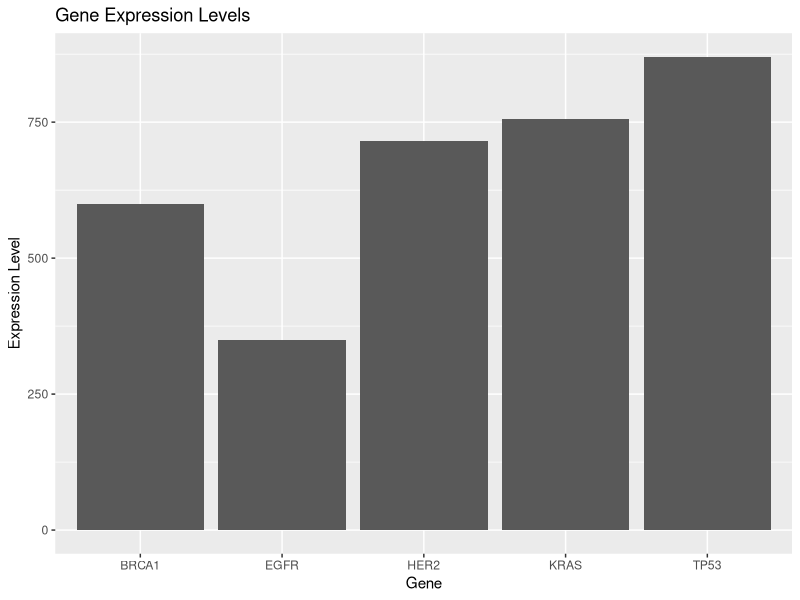
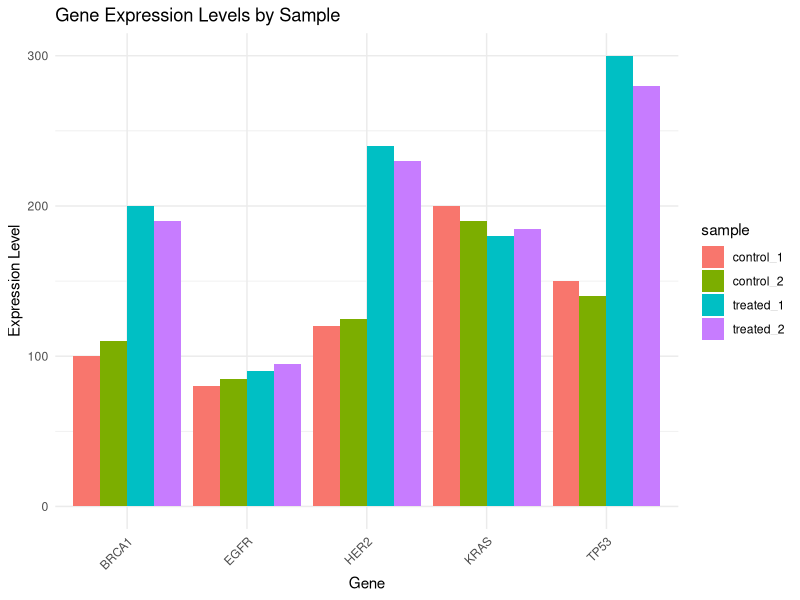
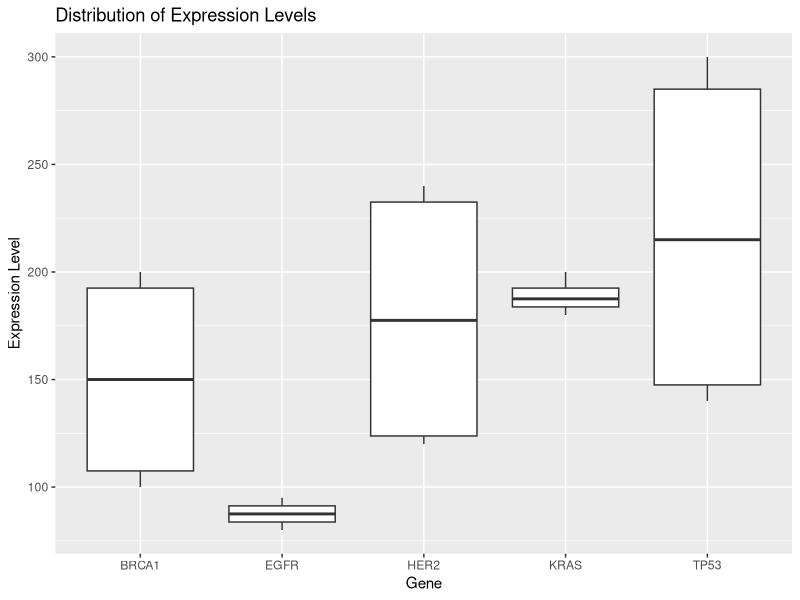
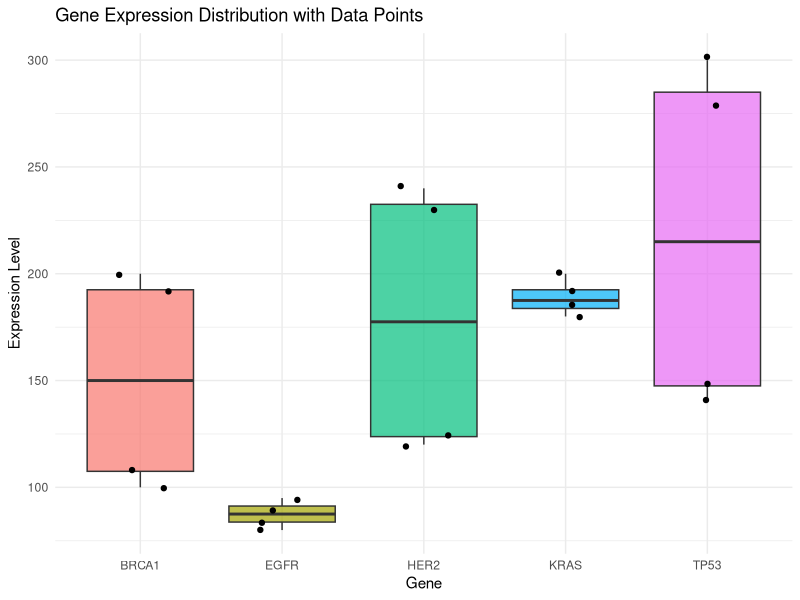
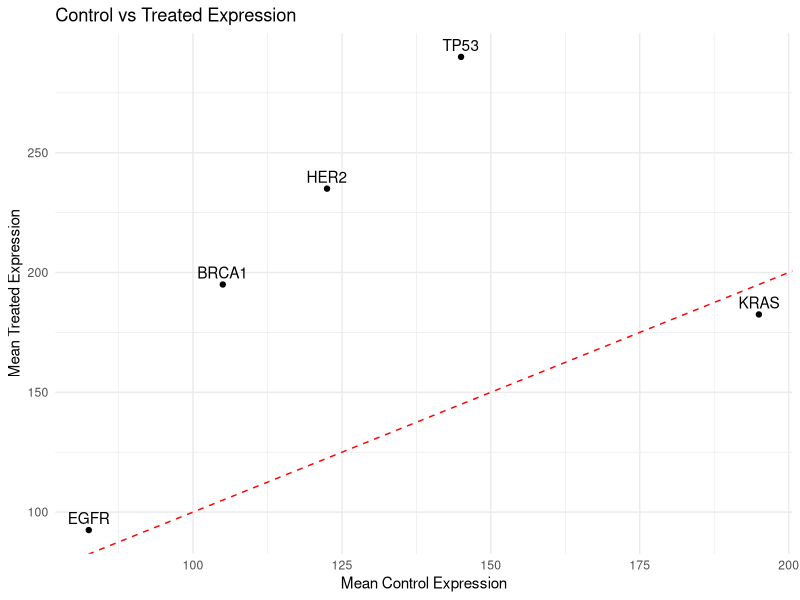
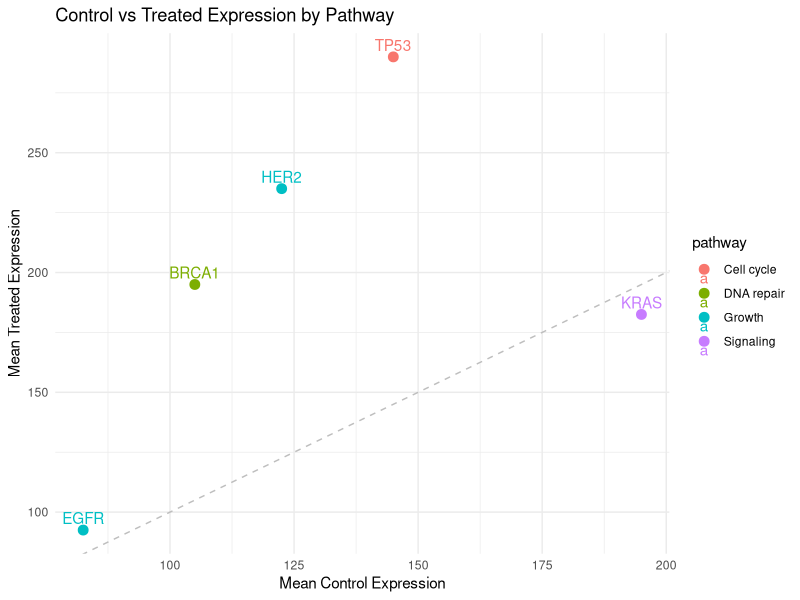
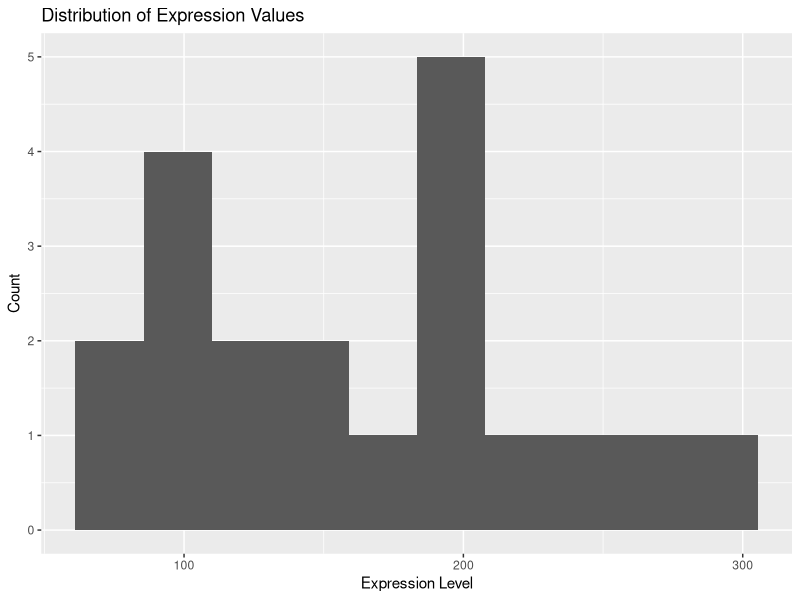
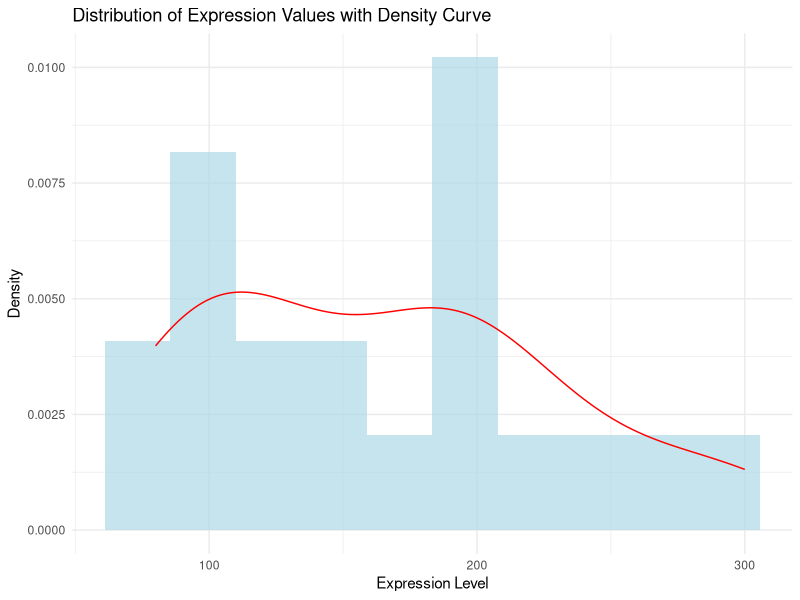

Generate these figures, in order, with R:
## ---- chunk 1
knitr::opts_chunk$set(echo = TRUE)
## ---- chunk 2
# Load required packages
library(tidyverse)  # includes ggplot2
library(viridis)    # for color-blind friendly palettes

# Create our sample gene expression dataset (from previous lesson)
gene_data <- tibble(
  gene_id = c("BRCA1", "TP53", "EGFR", "KRAS", "HER2"),
  control_1 = c(100, 150, 80, 200, 120),
  control_2 = c(110, 140, 85, 190, 125),
  treated_1 = c(200, 300, 90, 180, 240),
  treated_2 = c(190, 280, 95, 185, 230),
  chromosome = c("17", "17", "7", "12", "17"),
  pathway = c("DNA repair", "Cell cycle", "Growth", "Signaling", "Growth")
)

# Convert to long format for plotting
gene_data_long <- gene_data %>%
  pivot_longer(
    cols = c(control_1, control_2, treated_1, treated_2),
    names_to = "sample",
    values_to = "expression"
  )
## ---- chunk 3
# Basic bar plot
ggplot(gene_data_long, aes(x = gene_id, y = expression)) +
  geom_bar(stat = "identity") +
  labs(title = "Gene Expression Levels",
       x = "Gene",
       y = "Expression Level")

# Grouped bar plot
ggplot(gene_data_long, aes(x = gene_id, y = expression, fill = sample)) +
  geom_bar(stat = "identity", position = "dodge") +
  labs(title = "Gene Expression Levels by Sample",
       x = "Gene",
       y = "Expression Level") +
  theme_minimal() +
  theme(axis.text.x = element_text(angle = 45, hjust = 1))  # Rotate x-axis labels
## ---- chunk 4
# Calculate some summary statistics
gene_summary <- gene_data_long %>%
  group_by(gene_id) %>%
  summarise(
    mean_expr = mean(expression),
    sd_expr = sd(expression),
    sem_expr = sd(expression) / sqrt(n())  # Standard Error of Mean
  )

# Basic box plot
ggplot(gene_data_long, aes(x = gene_id, y = expression)) +
  geom_boxplot() +
  labs(title = "Distribution of Expression Levels",
       x = "Gene",
       y = "Expression Level")

# Box plot with individual points and error bars
ggplot(gene_data_long, aes(x = gene_id, y = expression, fill = gene_id)) +
  geom_boxplot(alpha = 0.7) +  # Alpha controls transparency
  geom_point(position = position_jitter(width = 0.2)) +  # Add individual points
  labs(title = "Gene Expression Distribution with Data Points",
       x = "Gene",
       y = "Expression Level") +
  theme_minimal() +
  theme(legend.position = "none")  # Remove legend

# Understanding the Box Plot Elements:
# - Box: Shows the Interquartile Range (IQR) - middle 50% of data
# - Line in box: Median
# - Whiskers: Extend to most extreme points within 1.5 * IQR
# - Points beyond whiskers: Potential outliers
## ---- chunk 5
# Calculate mean expression for control and treated conditions
expression_means <- gene_data %>%
  mutate(
    mean_control = (control_1 + control_2) / 2,
    mean_treated = (treated_1 + treated_2) / 2
  )

# Basic scatter plot
ggplot(expression_means, 
       aes(x = mean_control, y = mean_treated, label = gene_id)) +
  geom_point() +
  geom_text(vjust = -0.5) +  # Add labels above points
  geom_abline(intercept = 0, slope = 1, linetype = "dashed", color = "red") +  # Add y=x line
  labs(title = "Control vs Treated Expression",
       x = "Mean Control Expression",
       y = "Mean Treated Expression") +
  theme_minimal()

# Scatter plot with additional information
ggplot(expression_means, 
       aes(x = mean_control, y = mean_treated, 
           color = pathway, label = gene_id)) +
  geom_point(size = 3) +
  geom_text(vjust = -0.5) +
  geom_abline(intercept = 0, slope = 1, linetype = "dashed", color = "gray") +
  labs(title = "Control vs Treated Expression by Pathway",
       x = "Mean Control Expression",
       y = "Mean Treated Expression") +
  theme_minimal()
## ---- chunk 6
# Basic histogram
ggplot(gene_data_long, aes(x = expression)) +
  geom_histogram(bins = 10) +
  labs(title = "Distribution of Expression Values",
       x = "Expression Level",
       y = "Count")

# Histogram with density curve
ggplot(gene_data_long, aes(x = expression)) +
  geom_histogram(aes(y = ..density..), bins = 10, fill = "lightblue", alpha = 0.7) +
  geom_density(color = "red") +
  labs(title = "Distribution of Expression Values with Density Curve",
       x = "Expression Level",
       y = "Density") +
  theme_minimal()

# Faceted histogram by sample type
ggplot(gene_data_long, aes(x = expression, fill = sample)) +
  geom_histogram(bins = 10, alpha = 0.7, position = "identity") +
  facet_wrap(~sample) +
  labs(title = "Expression Distribution by Sample",
       x = "Expression Level",
       y = "Count") +
  theme_minimal()
## ---- chunk 7
# Prepare data for heatmap
heatmap_data <- gene_data %>%
  select(gene_id, control_1, control_2, treated_1, treated_2) %>%
  pivot_longer(
    cols = -gene_id,
    names_to = "sample",
    values_to = "expression"
  )

# Create heatmap
ggplot(heatmap_data, aes(x = sample, y = gene_id, fill = expression)) +
  geom_tile() +
  scale_fill_viridis() +  # Color-blind friendly palette
  labs(title = "Gene Expression Heatmap",
       x = "Sample",
       y = "Gene",
       fill = "Expression") +
  theme_minimal() +
  theme(axis.text.x = element_text(angle = 45, hjust = 1))

# Heatmap with centered and scaled values
heatmap_data_scaled <- heatmap_data %>%
  group_by(gene_id) %>%
  mutate(scaled_expression = scale(expression)[,1]) %>%
  ungroup()

ggplot(heatmap_data_scaled, 
       aes(x = sample, y = gene_id, fill = scaled_expression)) +
  geom_tile() +
  scale_fill_viridis(option = "magma") +
  labs(title = "Gene Expression Heatmap (Scaled)",
       x = "Sample",
       y = "Gene",
       fill = "Z-score") +
  theme_minimal() +
  theme(axis.text.x = element_text(angle = 45, hjust = 1))
## ---- chunk 8
# Example of a highly customized plot
ggplot(gene_data_long, aes(x = gene_id, y = expression, fill = sample)) +
  geom_boxplot(alpha = 0.7) +
  geom_point(position = position_jitterdodge(jitter.width = 0.2)) +
  scale_fill_viridis_d() +  # Discrete color-blind friendly palette
  labs(
    title = "Gene Expression Analysis",
    subtitle = "Comparing Control and Treated Samples",
    x = "Gene",
    y = "Expression Level",
    fill = "Sample Type"
  ) +
  theme_minimal() +
  theme(
    plot.title = element_text(size = 16, face = "bold"),
    plot.subtitle = element_text(size = 12, color = "gray50"),
    axis.title = element_text(size = 12),
    axis.text.x = element_text(angle = 45, hjust = 1),
    legend.position = "top"
  )
## ---- chunk 9
# Same plot with different themes
base_plot <- ggplot(gene_data_long, aes(x = gene_id, y = expression)) +
  geom_boxplot()

# Default theme
base_plot

# Minimal theme
base_plot + theme_minimal()

# Classic theme
base_plot + theme_classic()

# Black and white theme
base_plot + theme_bw()
## ---- chunk 10
base_plot +
  scale_y_log10() +  # Log scale for y-axis
  theme_minimal() +
  theme(
    axis.text.x = element_text(angle = 45, hjust = 1),  # Rotate x labels
    axis.title = element_text(size = 12, face = "bold")  # Bold axis titles
  )
## ---- chunk 11
ggplot(expression_means, 
       aes(x = mean_control, y = mean_treated)) +
  geom_point() +
  geom_text(aes(label = gene_id), vjust = -0.5) +  # Add labels
  geom_abline(intercept = 0, slope = 1, linetype = "dashed", color = "red") +  # Add line
  annotate("text", x = 100, y = 200, 
           label = "Upregulated", color = "blue", fontface = "italic") +  # Add annotation
  theme_minimal()
## ---- chunk 12
# Exercise 1: Scatter plot of technical replicates
ggplot(gene_data, aes(x = control_1, y = control_2, label = gene_id)) +
  geom_point() +
  geom_text(vjust = -0.5) +
  geom_abline(intercept = 0, slope = 1, linetype = "dashed", color = "red") +
  labs(title = "Technical Replicates Comparison",
       x = "Control Replicate 1",
       y = "Control Replicate 2") +
  theme_minimal()

# Exercise 2: Box plot by pathway
ggplot(gene_data_long, aes(x = pathway, y = expression, fill = pathway)) +
  geom_boxplot() +
  labs(title = "Expression Levels by Pathway",
       x = "Pathway",
       y = "Expression Level") +
  theme_minimal() +
  theme(axis.text.x = element_text(angle = 45, hjust = 1))

# Add more exercises as needed...
